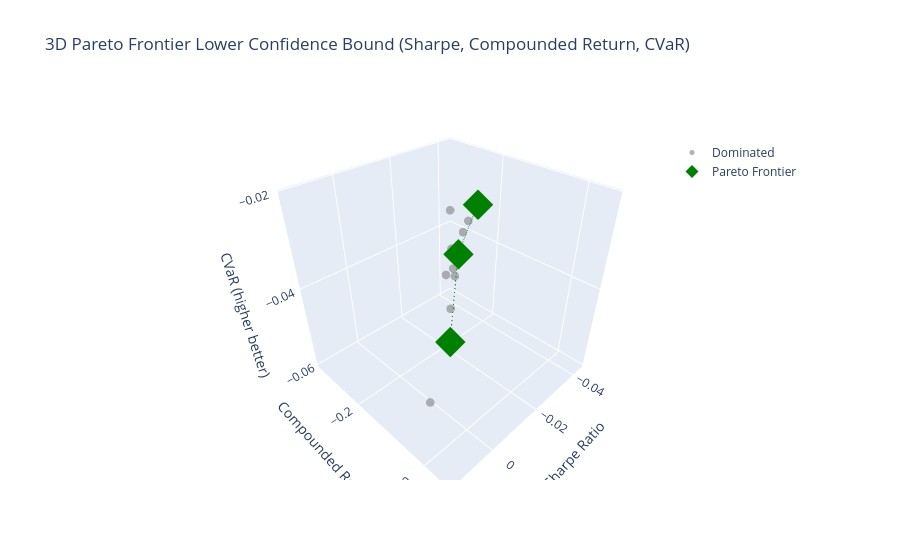

Here is the notebook cell this chart was saved with:
### Code cell
temp_lcb = lower_bound_df.copy()
cols = ['sharpe', 'compunded_return', 'cvar']
temp_lcb['dominated_3d'] = pareto_dominance(temp_lcb, cols)

frontier_3d = temp_lcb[~temp_lcb['dominated_3d']]
fig = plot_3d_pareto(
    df=temp_lcb,
    x_col='sharpe',
    y_col='compunded_return',
    z_col='cvar',
    dominated_col='dominated_3d',
    title='3D Pareto Frontier Lower Confidence Bound (Sharpe, Compounded Return, CVaR)',
    x_title='Sharpe Ratio',
    y_title='Compounded Return',
    z_title='CVaR (higher better)'
)

fig.show()
frontier_3d

### Figure 1 — Plotly figure (JSON) as saved in the notebook; plotly's stock layout.template omitted (floating-point values rounded to 4 significant figures)
{"data": [{"hovertemplate": "<b>%{text}</b><br>sharpe: %{x:.3f}<br>compunded_return: %{y:.3f}<br>cvar: %{z:.3f}<extra></extra>", "marker": {"color": "gray", "opacity": 0.6, "size": 5}, "mode": "markers", "name": "Dominated", "text": ["TemporalTransformer-custom_loss_11", "DeformTime-custom_loss_11", "S&P500", "PatchTST-custom_loss_11", "VLSTM-custom_loss_11", "HierarchialRiskParity", "Equal_Weight", "InvertedAttentionLSTM-custom_loss_10", "MeanVariancePortfolio"], "type": "scatter3d", "x": [0.004586, 0.001531, -0.0015, -0.006079, -0.008778, -0.0112, -0.0126, -0.01694, -0.0437], "y": [-0.01337, -0.09225, -0.0452, -0.07927, -0.1157, -0.0794, -0.0999, -0.1571, -0.3425], "z": [-0.0309, -0.05939, -0.0284, -0.02986, -0.0336, -0.0224, -0.0255, -0.03217, -0.0363]}, {"hovertemplate": "<b>%{text}</b><br>sharpe: %{x:.3f}<br>compunded_return: %{y:.3f}<br>cvar: %{z:.3f}<extra></extra>", "marker": {"color": "green", "size": 10, "symbol": "diamond"}, "mode": "markers", "name": "Pareto Frontier", "text": ["AttentionLSTM-custom_loss_11", "NestedClusteredOptimization", "NaiveMVP", "GlobalMinimumVariance"], "type": "scatter3d", "x": [0.01451, 0.0034, -0.0162, -0.0162], "y": [0.05287, -0.0064, -0.0902, -0.0902], "z": [-0.02928, -0.0215, -0.021, -0.021]}, {"hoverinfo": "skip", "line": {"color": "green", "dash": "dash", "width": 2}, "mode": "lines", "showlegend": false, "type": "scatter3d", "x": [0.01451, 0.0034, -0.0162, -0.0162], "y": [0.05287, -0.0064, -0.0902, -0.0902], "z": [-0.02928, -0.0215, -0.021, -0.021]}], "layout": {"legend": {"x": 0.8, "y": 0.9}, "scene": {"xaxis": {"title": {"text": "Sharpe Ratio"}}, "yaxis": {"title": {"text": "Compounded Return"}}, "zaxis": {"title": {"text": "CVaR (higher better)"}}}, "title": {"text": "3D Pareto Frontier Lower Confidence Bound (Sharpe, Compounded Return, CVaR)"}}}
